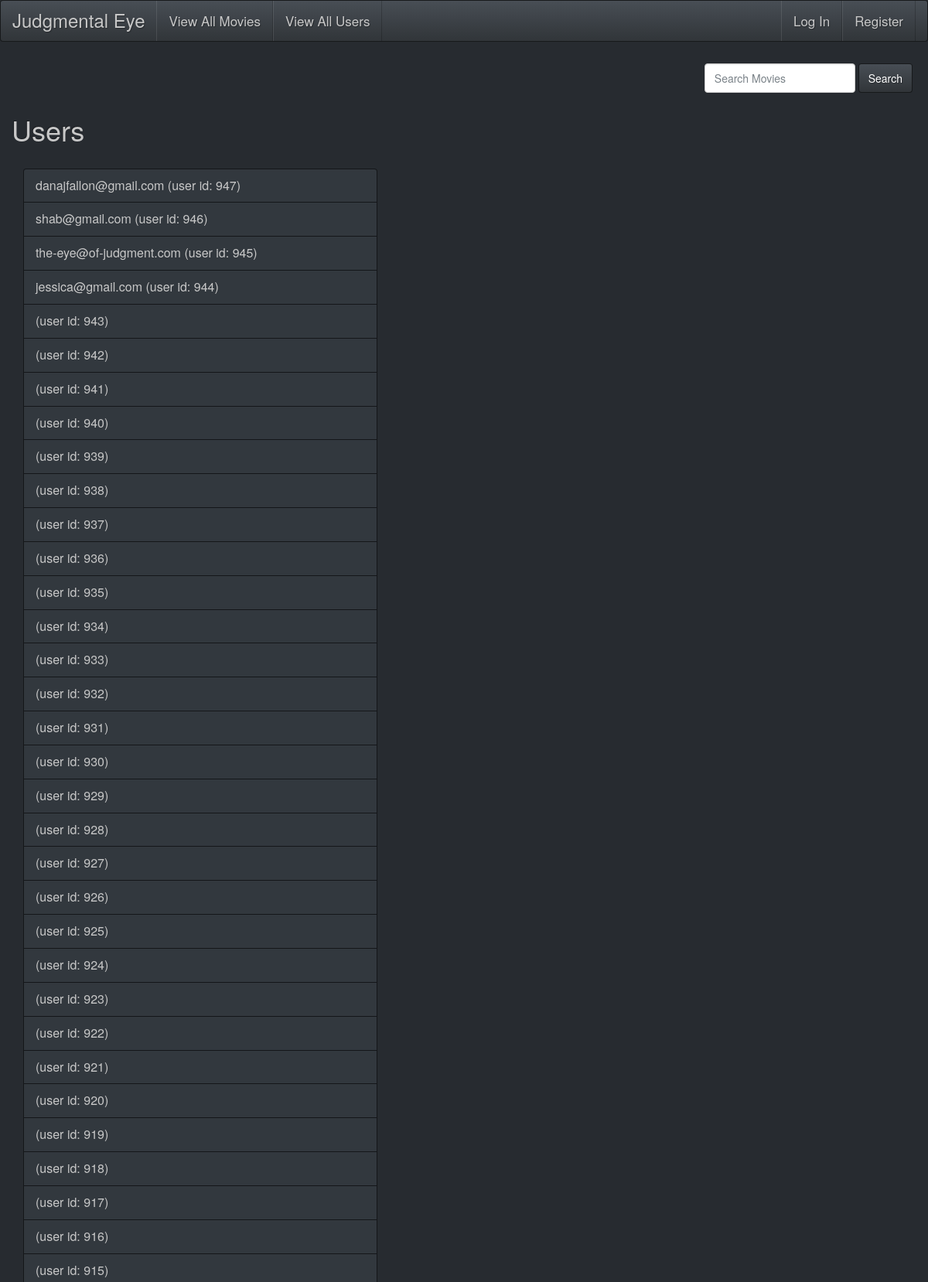
Screenshot of /users (upper part) with the database file from the repository.
### model.py (models this page shows, shortened)
class User(db.Model):
    __tablename__ = "users"
    user_id = db.Column(db.Integer, autoincrement=True, primary_key=True)
    email = db.Column(db.String(64), nullable=True)
    password = db.Column(db.String(64), nullable=True)
    age = db.Column(db.Integer, nullable=True)
    zipcode = db.Column(db.String(15), nullable=True)

### server.py (the view)
@app.route('/users')
def user_list():
    users = User.query.order_by(User.user_id.desc()).all()
    return render_template("user_list.html", users=users)

### templates/user_list.html
{% extends 'base.html' %}
{% block content %}
    <h1>Users</h1>
    <br>
    <div class="container-fluid">
      <div class="row">
        <div class="col-xs-5">
          <div class="list-group">
            {% for user in users %}
              <a href="/users/{{ user.user_id }}" class="list-group-item">
                {% if user.email %}
                  {{ user.email }}
                {% endif %}
                (user id: {{ user.user_id }})
              </a>
            {% endfor %}
          </div>
        </div>
      </div>
    </div>
{% endblock %}

### templates/base.html (shortened to what this page needs)
<!doctype html>
<html lang="en">
<head>
    <link href="../static/css/bootstrap.css" rel="stylesheet">
</head>
<body>
    <div class="container-fluid">
        <div class="row">
            <nav class="navbar navbar-default">
                <div class="container-fluid">
                    <div class="navbar-header">
                        <a class="navbar-brand" href="/">Judgmental Eye</a>
                    </div>
                    <div id="navbar" class="navbar-collapse collapse">
                        <ul class="nav navbar-nav">
                            <li><a href="/movies">View All Movies</a></li>
                            <li><a href="/users">View All Users</a></li>
                        </ul>
                        <ul class="nav navbar-nav navbar-right">
                            {% if 'email' in session %}
                                <li><a href="/users/{{session['user_id']}}">{{ session['email'] }}</a></li>
                                <li><a href="/logout">Log Out</a></li>
                            {% else %}
                                <li><a href="/login">Log In</a></li>
                                <li><a href="/register">Register</a></li>
                            {% endif %}
                        </ul>
                    </div>
                </div>
            </nav>
        </div>
        <div class="row">
            <form class="navbar-form navbar-right" role="search" action="/search">
                <div class="form-group" >
                    <input type="text" class="form-control" placeholder="Search Movies" name="title">
                </div>
                <button type="submit" class="btn btn-default">Search</button>
            </form>
        </div>
        {% block content %} put your content here {% endblock %}
    </div>
</body>
</html>

### rows the page displays
User: email "danajfallon@gmail.com", user_id "947"
User: email "shab@gmail.com", user_id "946"
User: email "the-eye@of-judgment.com", user_id "945"
User: email "jessica@gmail.com", user_id "944"
User: user_id "943"
User: user_id "942"
User: user_id "941"
User: user_id "940"
User: user_id "939"
User: user_id "938"
User: user_id "937"
User: user_id "936"
User: user_id "935"
User: user_id "934"
User: user_id "933"
User: user_id "932"
User: user_id "931"
User: user_id "930"
User: user_id "929"
User: user_id "928"
User: user_id "927"
User: user_id "926"
User: user_id "925"
User: user_id "924"
User: user_id "923"
User: user_id "922"
User: user_id "921"
User: user_id "920"
User: user_id "919"
User: user_id "918"
User: user_id "917"
User: user_id "916"
User: user_id "915"
